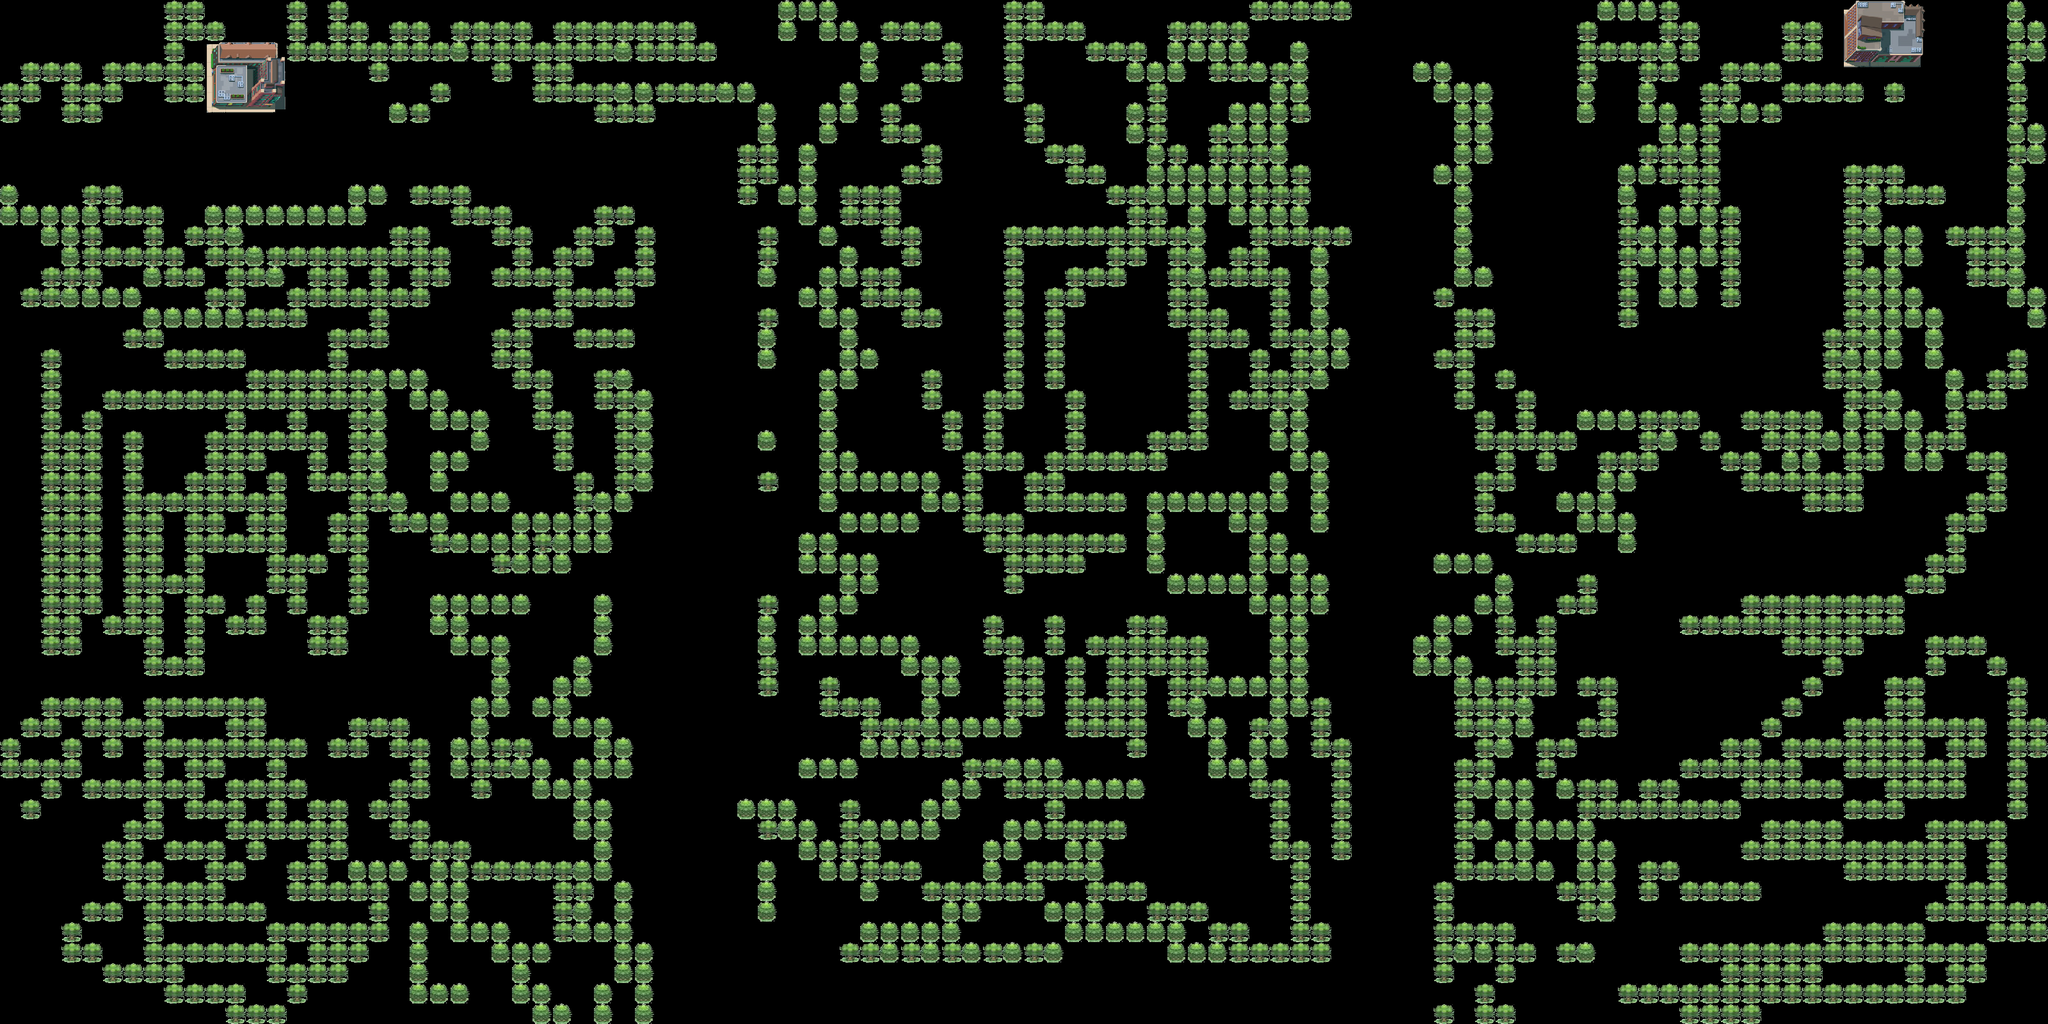

Rendered tile map (Tiled .tmx) drawn with the repository's tilesets; below, a short description and the map source with its tile grids summarised:
An orthogonal 100x50 tile map with 32x32 px tiles, 1 tile layer (Tile Layer 1), 3 tilesets.

<map version="1.0" orientation="orthogonal" width="100" height="50" tilewidth="32" tileheight="32">
 <tileset firstgid="1" name="road" tilewidth="32" tileheight="32">
  <image source="../ART/road.png" width="96" height="32" />
 </tileset>
 <tileset firstgid="4" name="town" tilewidth="32" tileheight="32">
  <image source="../ART/town.png" width="640" height="128" />
 </tileset>
 <tileset firstgid="84" name="treetiles" tilewidth="32" tileheight="32">
  <image source="../ART/treetiles.png" width="65" height="32" />
 </tileset>
 <layer name="Tile Layer 1" width="100" height="50">
  <data>[5000 cells, 1855 non-empty, 34 distinct tile ids]</data>
 </layer>
</map>